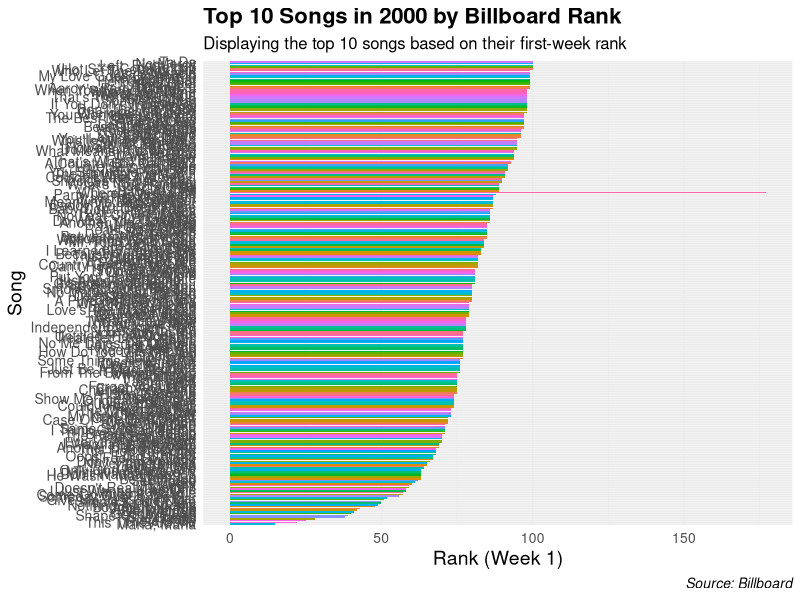

Reproduce this figure in R.
## ---- chunk 1
suppressPackageStartupMessages({
library(tidyverse)
})
## ---- chunk 2
# Load necessary libraries
library(tidyverse)
library(tidyr)

# Load the billboard dataset
data("billboard")

# Extract the year from the `date.entered` column
billboard <- billboard %>%
  mutate(year = as.numeric(format(date.entered, "%Y")))  # Extract year as numeric

# Filter top 10 songs in terms of rank for visualization
top_songs <- billboard %>%
  filter(year == 2000) %>%
  group_by(track) %>%
  slice_min(order_by = wk1, n = 10) %>%  # You can use `wk1` or other weekly ranks
  ungroup()

# Create the plot
ggplot(top_songs, aes(x = reorder(track, wk1), y = wk1, fill = track)) + 
  geom_bar(stat = "identity", show.legend = FALSE) + 
  coord_flip() + 
  labs(
    title = "Top 10 Songs in 2000 by Billboard Rank",
    subtitle = "Displaying the top 10 songs based on their first-week rank",
    x = "Song",
    y = "Rank (Week 1)",
    caption = "Source: Billboard"
  ) + 
  theme_minimal() + 
  theme(
    plot.title = element_text(face = "bold", size = 16),
    plot.subtitle = element_text(size = 12),
    axis.title = element_text(size = 14),
    axis.text = element_text(size = 10),
    plot.caption = element_text(size = 10, face = "italic")
  )

